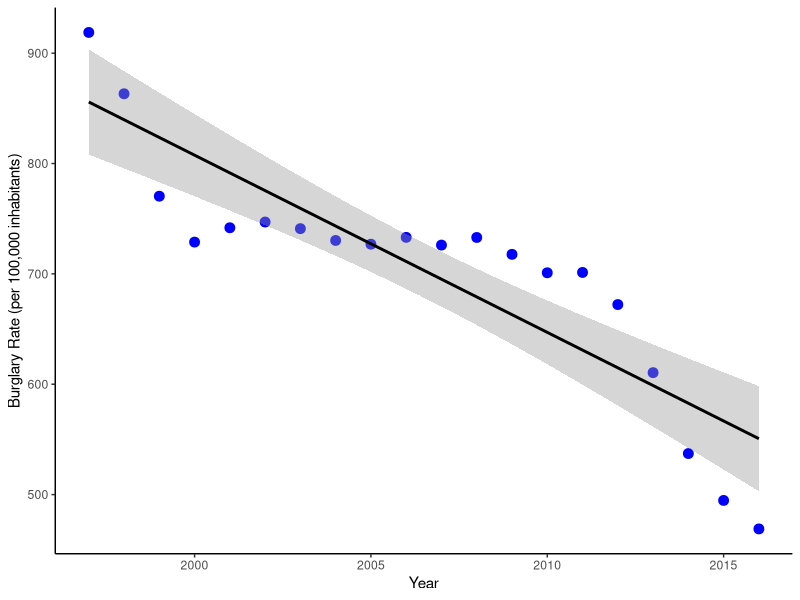

Generate this figure with R:
setwd("~/Desktop/biocomp-shell/Biocom_exercise09/")

install.packages("ggplot2")
library(ggplot2)

#Question 1
#Read data on burglary rate per 100,000 inhabitants from 1997-2016 (from FBI database)
burglarydata <- read.csv("Burglary_data.csv")

#Plot burglary rate from 1997-2016
ggplot(data=burglarydata, mapping=aes(x=Year, y=Burglary_rate))+
  geom_point(color="blue", size=3)+xlab("Year")+ylab("Burglary Rate (per 100,000 inhabitants)")+theme_classic()+
  stat_smooth(method="lm", color="black")

